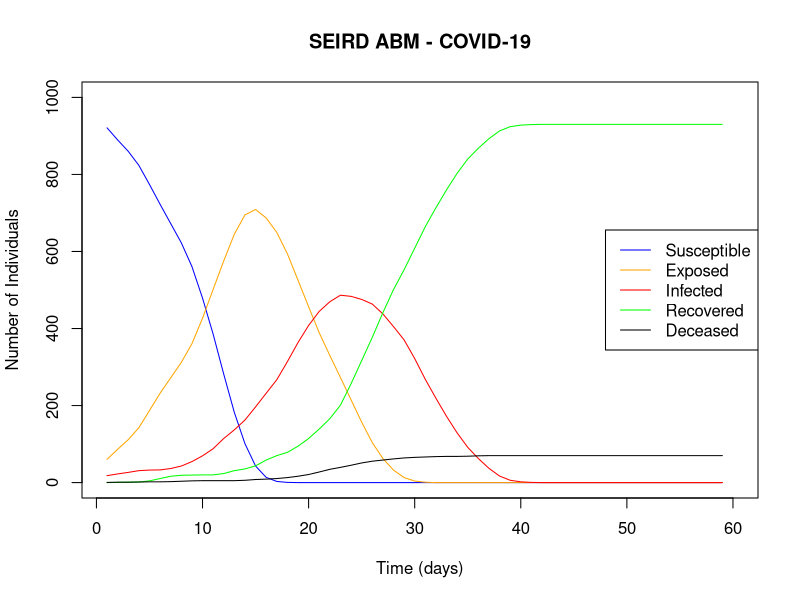

This chart was generated by the following R code:
# ABM_v5 fixes the main issue with exposed agents exposing susceptible agents
# now, only infected agents can expose susceptible agents to COVID-19.
# Other minor fixes

# -------------------------------- Functions -----------------------------------
# population size, initial_exposed, initial_infected, vaccine, social distancing
agent_generator <- function(n_pop, E0, I0, vaccine = NA, social_distancing = NA){
  # Create a population of susceptible agents
  agents <- data.frame(agent = 1:n_pop,
                       state = 'S',
                       mixing = runif(n_pop,0,1),
                       timeE = 0,
                       timeI = 0,
                       vaccination = 0,
                       social_distancing = 0,
                       stringsAsFactors = FALSE)
  # Initializing exposed and infected agents
  agents$state[1:E0] <- "E"
  # agents can be in exposed state for 14 days (+1 so that rbinom doesn't
  # return 0), randomly assigning exposure time
  agents$timeE[1:E0] <- rbinom(E0, 13, 0.5) + 1
  agents$state[(E0+1):(E0 + I0)] <- "I"
  # agents can be in infected state for 10 days (+1 so that rbinom doesn't
  # return 0) (infectious period) randomly assigning infectious time
  agents$timeI[(E0+1):(E0 + I0)] <- rbinom(I0, 9, 0.5) + 1
  # Randomly assign vaccination/social distancing status based on the specified
  # prevalence
  num_vaccinated <- round(n_pop * vaccine$prevalence)
  agents$vaccination[sample(1:n_pop, num_vaccinated)] <- 1
  num_social_distancing <- round(n_pop * social_distancing$prevalence)
  agents$social_distancing[sample(1:n_pop, num_social_distancing)] <- 1
  return(agents)
}

# Function of agents, model parameters, and simulation time
abm <- function(agents, parms, n_days, vaccine = NA, social_distancing = NA) {
  n_pop <- nrow(agents)
  # Initializing output df, all states start at 0
  output <- data.frame(S = rep(0, n_days),
                       E = rep(0, n_days),
                       I = rep(0, n_days),
                       R = rep(0, n_days),
                       D = rep(0, n_days))
  # The model cycles through every day of the simulation
  for(k in 1:n_days){
    # Move agents through time
    stateS <- (1:n_pop)[agents$state == "S"]
    stateSI <- (1:n_pop)[agents$state == "S" | agents$state == "I"]

    # Cycling through each susceptible agent
    for(i in stateS) {
      # Here, the higher number of infected individuals there are, the more 
      # likely a susceptible agent is to come in contact and become exposed
      # Determine if they like to meet others
      mix <- agents$mixing[i]
      # How many agents will they meet (Each will meet up to max_mix other agents
      # per day)

      
      # Identifying how many agents they could meet (on average, 7 agents)
      meet1 <- rbinom(1, size = n_pop, prob = parms$max_mix/n_pop) + 1

      # Grab the agents they will meet: sampling susceptible or infected
      # individuals of size meet1, using mixing probability
      # Replace = TRUE means they could meet the same agent over and over
      meet2 <- sample(stateSI, meet1, replace = TRUE,
                      prob = agents$mixing[stateSI])

      # Cycling through the agents each susceptible person will meet
      for(j in 1:length(meet2)) {
        # Grab who they will meet
        meet1a <- agents[meet2[j], ]
        # If a susceptible agent meets an infected agent, chance to be exposed
        if(meet1a$state == "I"){
          Urand1 <- runif(1)
          # Apply social distancing if the agent practices it
          if (agents$social_distancing[i] == 1) {
            if (Urand1 < parms$S2E - social_distancing$S2E_reduction) {
              agents$state[i] <- "E"
              break
            }
          } else {
              # If not practicing social distancing, apply regular exposure
              if (Urand1 < parms$S2E) {
                agents$state[i] <- "E"
                break
              }
          }
        }
      }
    }
    # Grab agents who have been exposed and add a day to their exposure time
    stateE1 <- (1:n_pop)[agents$state == "E"]
    agents$timeE[stateE1] = agents$timeE[stateE1] + 1
    # If exposure time is greater than 14, move to recovered
    stateE2 <- (1:n_pop)[agents$state == "E" & agents$timeE > 14]
    agents$state[stateE2] <- "R"
    # Grab agents who could possibly become sick
    # Incubation days: the time it takes for an infection to develop after an
    # agent has been exposed
    stateE3 <- (1:n_pop)[agents$state == "E" &
                         agents$timeE > parms$incubation_period]
    for(i in stateE3){
      # Randomly assign whether they get sick or not based on vaccination status
      Urand1 <- runif(1)
      if (agents$vaccination[i] == 1) {
          if (Urand1 < parms$E2I - vaccine$E2I_reduction) {
            agents$state[i] <- "I"
          }
      } else {
          if (Urand1 < parms$E2I) {
            agents$state[i] <- "I"
          }
      }
    }

    # Update how long the agents have been sick
    stateI1 <- (1:n_pop)[agents$state == "I"]
    agents$timeI[stateI1] = agents$timeI[stateI1] + 1

    # [2024-02-07] George
    # Having a hard-stop at 12 days of the infection is OK, but I would also
    # randomize this. What you can do is have a prob. of recovery with mean
    # 12 days. All you need is to do the same randomization you have done for
    # other things. e.g.
    #
    # agents$state[stateI2] <- ifelse(runif(length(stateI2),0,1) < 1/14, "R", "I")

    stateI2 <- (1:n_pop)[agents$state == "I" & agents$timeI > 12]
    agents$state[stateI2] <- "R"
    # Grab agents who have been infected for 10 days or less to see if they die
    stateI3 <- (1:n_pop)[agents$state == "I" &
                         agents$timeI < parms$infectious_period + 1]
    agents$state[stateI3] <- ifelse(
      runif(length(stateI3),0,1) > parms$I2D, "I", "D")

    output$S[k] <- length(agents$state[agents$state == "S"])
    output$E[k] <- length(agents$state[agents$state == "E"])
    output$I[k] <- length(agents$state[agents$state == "I"])
    output$R[k] <- length(agents$state[agents$state == "R"])
    output$D[k] <- length(agents$state[agents$state == "D"])
  }
  return(output)
}

# Define a function to calculate moving average
library(zoo)
smooth_lines <- function(data, window_size) {
  for (col in names(data)) {
    data[[col]] <- rollmean(data[[col]], k = window_size, align = "center",
                            fill = NA)
  }
  return(data)
}

# --------------------------- Building/Running Model ---------------------------

# Model Parameters
set.seed(123)
parms <- data.frame(max_mix = 7,  # Maximum number each agent can meet in a day
                   S2E = 0.2,  # prob_exposure
                   E2I = 0.15,  # prob_infection
                   I2D = 0.01,  # prob_death
                   incubation_period = 6, # Time between when an agent is
                                          # exposed to potentially becoming an
                                          # infectious agent
                   infectious_period = 9) # Time which an agent is infectious

vaccine_tool <- data.frame(E2I_reduction = 0.07,
                           prevalence = 0.0)
social_distancing_tool <- data.frame(S2E_reduction = 0.05,
                           prevalence = 0.0)

# Running the Model
agents <- agent_generator(n_pop = 1000, E0 = 50, I0 = 5, vaccine = vaccine_tool,
                          social_distancing = social_distancing_tool)
model <- abm(agents, parms, n_days = 60, vaccine = vaccine_tool,
             social_distancing = social_distancing_tool)

# --------------------------------- Plotting -----------------------------------

# Plotting
# Smooth the columns using a moving average with a window size of 2
smoothed_output <- smooth_lines(model, window_size = 2)
plot(smoothed_output$S, type = "l", col = "blue",
     xlab = "Time (days)",
     ylab = "Number of Individuals", main = "SEIRD ABM - COVID-19",
     ylim = c(0, 1000))
lines(smoothed_output$E, col = "orange")
lines(smoothed_output$I, col = "red")
lines(smoothed_output$R, col = "green")
lines(smoothed_output$D, col = "black")

# Add legend
legend("right", legend = c("Susceptible", "Exposed", "Infected", "Recovered",
                              "Deceased"), col = c("blue", "orange", "red",
                                                   "green", "black"), lty = 1)
